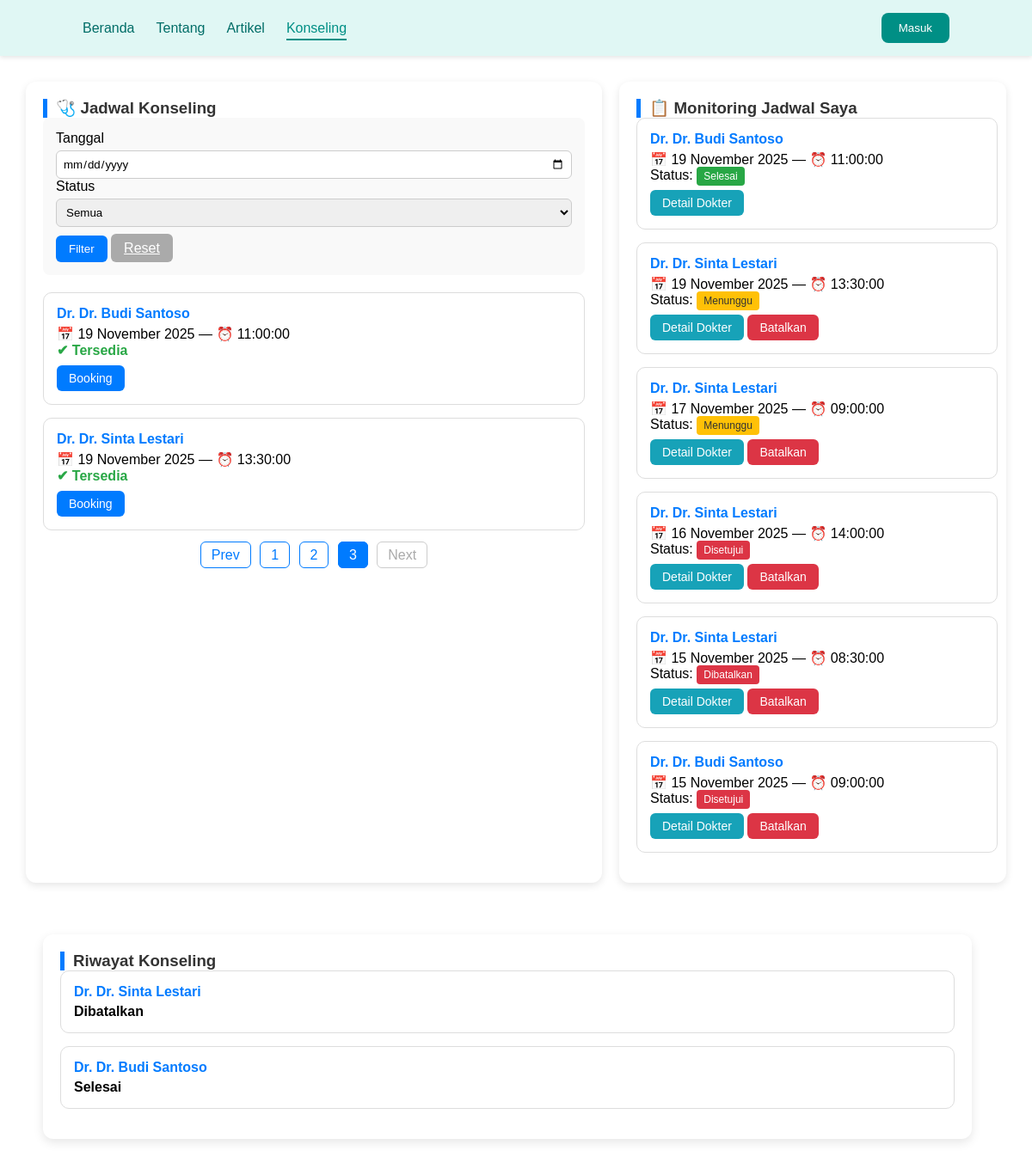
/daftar_jadwal.php?page=3, run on the app's committed database.
### tables this page shows
CREATE TABLE `jadwal_dokter` (
  `jadwal_id` int(11) NOT NULL,
  `dokter_id` int(11) DEFAULT NULL,
  `tanggal` date DEFAULT NULL,
  `jam` time DEFAULT NULL,
  `status` enum('tersedia','penuh') DEFAULT 'tersedia'
);

CREATE TABLE `users` (
  `user_id` int(11) NOT NULL,
  `nama` varchar(100) DEFAULT NULL,
  `email` varchar(100) DEFAULT NULL,
  `password` varchar(255) DEFAULT NULL,
  `role` enum('dokter','pasien') DEFAULT NULL,
  `no_hp` varchar(20) DEFAULT NULL
);

CREATE TABLE `booking` (
  `booking_id` int(11) NOT NULL,
  `pasien_id` int(11) DEFAULT NULL,
  `dokter_id` int(11) DEFAULT NULL,
  `jadwal_id` int(11) DEFAULT NULL,
  `status` enum('menunggu','disetujui','selesai','dibatalkan') DEFAULT NULL,
  `catatan` text DEFAULT NULL
);

### daftar_jadwal.php (the view, shortened to what this page needs)
 <?php
include 'connection.php';
$pasien_id = 4;
$filter_tanggal = isset($_GET['tanggal']) ? $_GET['tanggal'] : '';
$limit = 3;
$page = isset($_GET['page']) ? (int)$_GET['page'] : 1;
$start = ($page - 1) * $limit;
$filter_query = "";
$total_rows = mysqli_fetch_assoc(mysqli_query($conn, "
    SELECT COUNT(*) AS total FROM jadwal_dokter j
    JOIN users u ON j.dokter_id = u.user_id
    WHERE u.role='dokter' $filter_query
"))['total'];
$total_pages = ceil($total_rows / $limit);
$query = mysqli_query($conn, "
    SELECT j.*, u.nama AS nama_dokter
    FROM jadwal_dokter j
    JOIN users u ON j.dokter_id = u.user_id
    WHERE u.role='dokter' $filter_query
    ORDER BY j.tanggal ASC
    LIMIT $start, $limit
");
$booking_query = mysqli_query($conn, "
    SELECT b.booking_id, j.tanggal, j.jam, j.status AS status_jadwal,
           u.nama AS nama_dokter, b.status AS status_booking
    FROM booking b
    JOIN jadwal_dokter j ON b.jadwal_id = j.jadwal_id
    JOIN users u ON j.dokter_id = u.user_id
    WHERE b.pasien_id = '$pasien_id'
    ORDER BY j.tanggal DESC
");
?>
<!DOCTYPE html>
<html lang="id">
<head>
<link rel="stylesheet" href="asset/css/jadwal.css">
</head>
<body>
<header>
        <nav class="navbar">
            <ul>
                <li><a href="index.php" >Beranda</a></li>
                <li><a href="about.html">Tentang</a></li>
                <li><a href="edukasi.php">Artikel</a></li>
                <li><a href="daftar_jadwal.php" class="active">Konseling</a></li>
            </ul>
            <a href="signin.php" class="no-undlin">
              <button class="btn-primary-log">Masuk</button>
            </a>
        </nav>
    </header>
<div class="container">
    <div class="section left">
        <h3>🩺 Jadwal Konseling</h3>
        <div class="filter-box">
            <form method="GET">
                <label>Tanggal</label>
                <input type="date" name="tanggal" value="<?= htmlspecialchars($filter_tanggal) ?>">
                <label>Status</label>
                <select name="status">
                    <option value="semua">Semua</option>
                </select>
                <button class="filter-btn" type="submit">Filter</button>
                <a href="daftar_jadwal.php" class="reset-btn">Reset</a>
            </form>
        </div>
        <?php if (mysqli_num_rows($query) > 0): ?>
            <?php while($row = mysqli_fetch_assoc($query)): ?>
            <div class="card">
                <h4>Dr. <?= htmlspecialchars($row['nama_dokter']) ?></h4>
                <p>📅 <?= date('d F Y', strtotime($row['tanggal'])) ?> — ⏰ <?= htmlspecialchars($row['jam']) ?></p>
                <?php if ($row['status'] == 'tersedia'): ?>
                    <p class="status tersedia">✔ Tersedia</p>
                    <a href="booking.php?jadwal_id=<?= $row['jadwal_id'] ?>" class="btn btn-booking">Booking</a>
                <?php else: ?>
                    <p class="status penuh">❌ Penuh</p>
                    <a href="#" class="btn btn-disabled">Penuh</a>
                <?php endif; ?>
            </div>
            <?php endwhile; ?>
        <?php else: ?>
            <p class="no-data">Tidak ada jadwal ditemukan.</p>
        <?php endif; ?>
        <div class="pagination">
            <a href="?page=<?= $page-1 ?>" class="<?= ($page<=1)?'disabled':'' ?>">Prev</a>
            <?php for($i=1; $i<=$total_pages; $i++): ?>
                <a href="?page=<?= $i ?>" class="<?= ($page==$i)?'active':'' ?>"><?= $i ?></a>
            <?php endfor; ?>
            <a href="?page=<?= $page+1 ?>" class="<?= ($page>=$total_pages)?'disabled':'' ?>">Next</a>
        </div>
    </div>
    <div class="section right">
        <h3>📋 Monitoring Jadwal Saya</h3>
        <?php if (mysqli_num_rows($booking_query) > 0): ?>
            <?php while($book = mysqli_fetch_assoc($booking_query)): ?>
            <div class="card">
                <h4>Dr. <?= htmlspecialchars($book['nama_dokter']) ?></h4>
                <p>📅 <?= date('d F Y', strtotime($book['tanggal'])) ?> — ⏰ <?= htmlspecialchars($book['jam']) ?></p>
                <p>Status:
                    <span class="badge <?= $book['status_booking']=='menunggu'?'bg-warning':($book['status_booking']=='selesai'?'bg-success':'bg-danger') ?>">
                        <?= ucfirst($book['status_booking']) ?>
                    </span>
                </p>
                <a href="detail_dokter.php?nama=<?= urlencode($book['nama_dokter']) ?>" class="btn btn-detail">Detail Dokter</a>
                <?php if ($book['status_booking'] != 'selesai'): ?>
                    <a href="batal_booking.php?id=<?= $book['booking_id'] ?>" class="btn btn-batal" onclick="return confirm('Batalkan booking ini?')">Batalkan</a>
                <?php endif; ?>
            </div>
            <?php endwhile; ?>
        <?php else: ?>
            <p class="no-data">Belum ada jadwal yang dibooking.</p>
        <?php endif; ?>
    </div>
</div>
    <div class="history">
        <h3>Riwayat Konseling</h3>
        <?php
        $query_history = mysqli_query($conn, "
            SELECT b.*, u.nama AS nama_dokter
            FROM booking b
            JOIN users u ON b.dokter_id = u.user_id
            WHERE b.pasien_id = '$pasien_id' AND b.status IN ('selesai','dibatalkan')
        ");
        while($h = mysqli_fetch_assoc($query_history)): ?>
        <div class="card">
            <h4>Dr. <?= htmlspecialchars($h['nama_dokter']) ?></h4>
            <p class="status"><?= ucfirst($h['status']) ?></p>
        </div>
        <?php endwhile; ?>
    </div>
</body>
</html>

### asset/css/jadwal.css (style rules this page uses)
* { margin: 0; padding: 0; box-sizing: border-box; font-family: 'Poppins', sans-serif; }
header { background-color: #e0f7f4; box-shadow: 0 2px 5px rgba(0,0,0,0.1); justify-content: right; }
.navbar { display: flex; justify-content: space-between; align-items: center; padding: 15px 8%; }
.navbar ul { list-style: none; display: flex; gap: 25px; }
.navbar a { text-decoration: none; color: #006d67; font-weight: 500; transition: 0.3s; }
.navbar a:hover, .navbar a.active { color: #008f85; border-bottom: 2px solid #008f85; padding-bottom: 4px; }
.btn-primary-log { background-color: #008f85; color: #fff; border: none; margin-left: 20px; padding: 10px 20px; border-radius: 8px; cursor: pointer; transition: 0.3s; }
.container { display: flex; flex-direction: row; gap: 20px; padding: 30px; max-width: 1200px; margin: auto; }
.section { background: #fff; border-radius: 12px; box-shadow: 0 3px 10px rgba(0,0,0,0.1); padding: 20px; }
.left { flex: 1.5; }
.right { flex: 1; max-height: 1000px; overflow-y: auto; padding-right: 10px; }
h3 { border-left: 5px solid #007bff; padding-left: 10px; color: #333; }
.filter-box { background: #f9f9f9; padding: 15px; border-radius: 8px; margin-bottom: 20px; }
.filter-box input, .filter-box select { padding: 7px; border-radius: 6px; border: 1px solid #ccc; width: 100%; margin-top: 5px; }
.filter-btn { background: #007bff; color: white; border: none; padding: 8px 15px; border-radius: 6px; cursor: pointer; margin-top: 10px; }
.reset-btn { background: #aaa; color: white; border: none; padding: 8px 15px; border-radius: 6px; cursor: pointer; margin-top: 10px; }
.card { border: 1px solid #ddd; border-radius: 10px; padding: 15px; margin-bottom: 15px; transition: 0.2s; }
.card h4 { margin: 0 0 5px; color: #007bff; }
.status { font-weight: bold; }
.tersedia { color: #28a745; }
.btn { display: inline-block; text-decoration: none; color: white; padding: 7px 14px; border-radius: 6px; font-size: 14px; margin-top: 8px; }
.btn-booking { background: #007bff; }
.btn-detail { background: #17a2b8; }
.btn-batal { background: #dc3545; }
.badge { padding: 4px 8px; border-radius: 4px; color: white; font-size: 12px; }
.bg-success { background: #28a745; }
.bg-danger { background: #dc3545; }
.bg-warning { background: #ffc107; color: #333; }
.pagination { text-align: center; margin-top: 20px; }
.pagination a { text-decoration: none; color: #007bff; padding: 6px 12px; border: 1px solid #007bff; margin: 0 3px; border-radius: 6px; }
.pagination a.active { background: #007bff; color: white; }
.pagination a.disabled { color: #aaa; border-color: #ccc; pointer-events: none; }
.history { width: 90%; background: #fff; margin: 30px 50px 30px 50px; border-radius: 12px; padding: 20px; box-shadow: 0 4px 12px rgba(0,0,0,0.1); }

### data on the page
jadwal_dokter: dokter.nama "Dr. Budi Santoso", tanggal "19 November 2025", jam "11:00:00"
jadwal_dokter: dokter.nama "Dr. Sinta Lestari", tanggal "19 November 2025", jam "13:30:00"
booking: dokter.nama "Dr. Budi Santoso", jadwal.tanggal "19 November 2025", jadwal.jam "11:00:00", status "Selesai"
booking: dokter.nama "Dr. Sinta Lestari", jadwal.tanggal "19 November 2025", jadwal.jam "13:30:00", status "Menunggu"
booking: dokter.nama "Dr. Sinta Lestari", jadwal.tanggal "17 November 2025", jadwal.jam "09:00:00", status "Menunggu"
booking: dokter.nama "Dr. Sinta Lestari", jadwal.tanggal "16 November 2025", jadwal.jam "14:00:00", status "Disetujui"
booking: dokter.nama "Dr. Sinta Lestari", jadwal.tanggal "15 November 2025", jadwal.jam "08:30:00", status "Dibatalkan"
booking: dokter.nama "Dr. Budi Santoso", jadwal.tanggal "15 November 2025", jadwal.jam "09:00:00", status "Disetujui"
